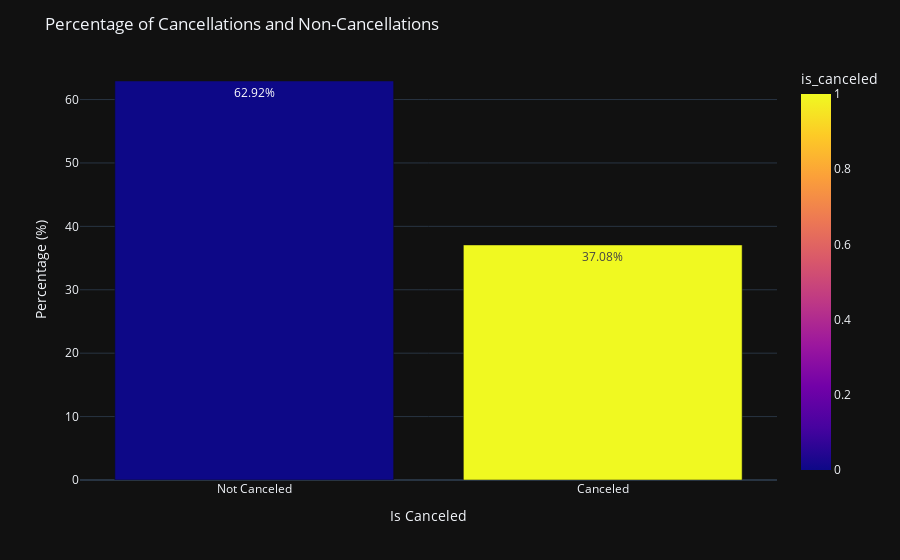

The notebook cell this image was saved under:
### Markdown cell above
<div style = "font-size : 16px; color : #ff9900; font-family : 'Comic Sans MS';">

If the target variable `is_canceled` is imbalanced, we may need to balance the dataset. Let's check:

### Code cell
# Calculate the percentage of each class
percentage = df['is_canceled'].value_counts(normalize=True) * 100
percentage_df = percentage.reset_index()
percentage_df.columns = ['is_canceled', 'percentage']

# Plot using plotly.express with dark template
fig = px.bar(
    percentage_df,
    x='is_canceled',
    y='percentage',
    color='is_canceled',
    color_discrete_sequence=['darkturquoise', 'royalblue'],
    text=percentage_df['percentage'].apply(lambda x: f'{x:.2f}%')
)

# Customize layout
fig.update_layout(
    title="Percentage of Cancellations and Non-Cancellations",
    xaxis_title="Is Canceled",
    yaxis_title="Percentage (%)",
    xaxis=dict(
        tickvals=[0, 1],
        ticktext=['Not Canceled', 'Canceled']
    ),
    yaxis=dict(tickmode="linear", tick0=0, dtick=10),
    template='plotly_dark'
)

# Display the figure
fig.show()

### Figure 1 — Plotly figure (JSON) as saved in the notebook; plotly's stock layout.template omitted (floating-point values rounded to 4 significant figures)
{"data": [{"alignmentgroup": "True", "hovertemplate": "is_canceled=%{marker.color}<br>percentage=%{y}<br>text=%{text}<extra></extra>", "legendgroup": "", "marker": {"color": [0, 1], "coloraxis": "coloraxis", "pattern": {"shape": ""}}, "name": "", "offsetgroup": "", "orientation": "v", "showlegend": false, "text": ["62.92%", "37.08%"], "textposition": "auto", "type": "bar", "x": [0, 1], "xaxis": "x", "y": [62.92, 37.08], "yaxis": "y"}], "layout": {"barmode": "relative", "coloraxis": {"colorbar": {"title": {"text": "is_canceled"}}, "colorscale": [[0, "#0d0887"], [0.1111, "#46039f"], [0.2222, "#7201a8"], [0.3333, "#9c179e"], [0.4444, "#bd3786"], [0.5556, "#d8576b"], [0.6667, "#ed7953"], [0.7778, "#fb9f3a"], [0.8889, "#fdca26"], [1, "#f0f921"]]}, "legend": {"tracegroupgap": 0}, "margin": {"t": 60}, "title": {"text": "Percentage of Cancellations and Non-Cancellations"}, "xaxis": {"anchor": "y", "domain": [0, 1], "ticktext": ["Not Canceled", "Canceled"], "tickvals": [0, 1], "title": {"text": "Is Canceled"}}, "yaxis": {"anchor": "x", "domain": [0, 1], "dtick": 10, "tick0": 0, "tickmode": "linear", "title": {"text": "Percentage (%)"}}}}
